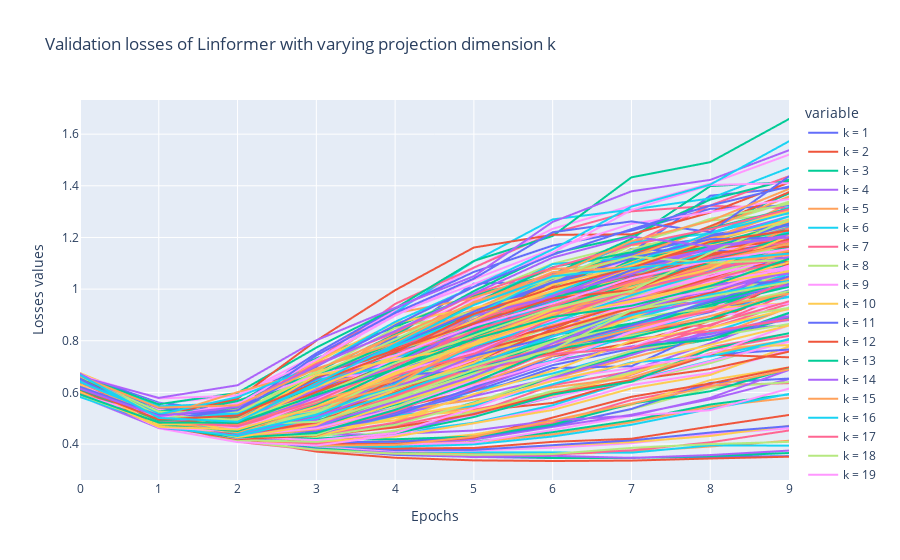

Notebook cell for this chart:
### Code cell
fig = px.line(valid_losses_linformer, labels={'value': 'Losses values', 'index': 'Epochs'},
              title='Validation losses of Linformer with varying projection dimension k')

fig.show()
